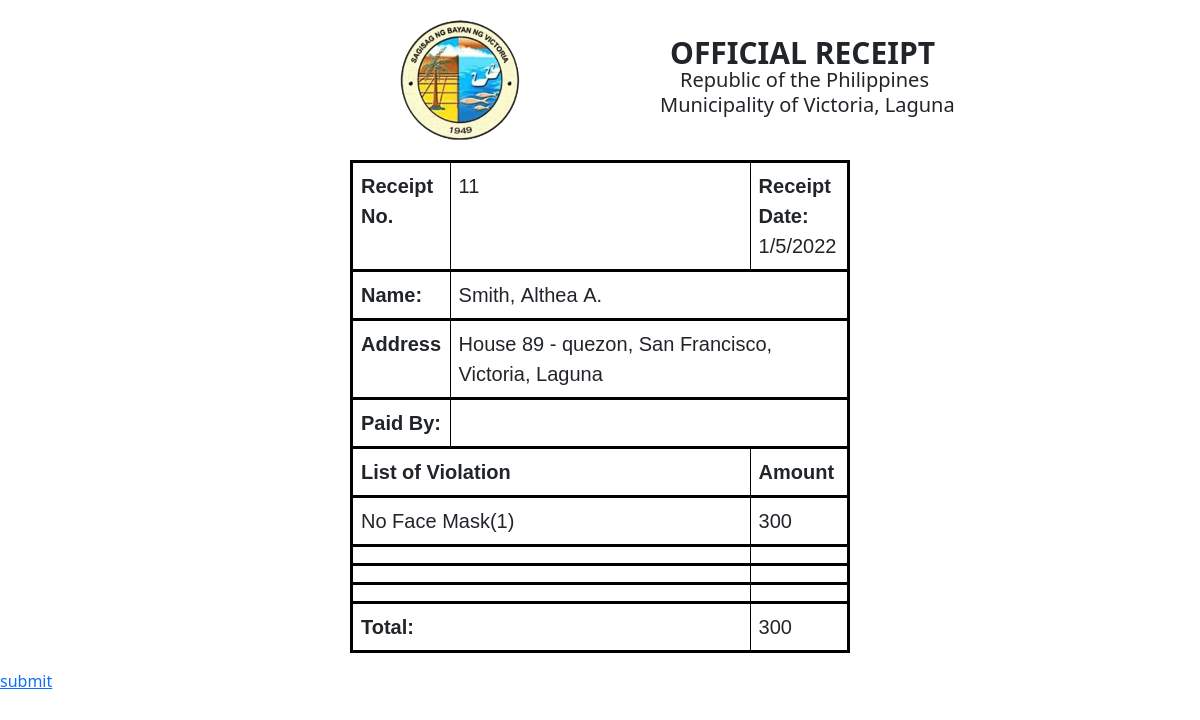
Screenshot of /11/receipt with the database file from the repository.
### app.py (models this page shows)
class violators(db.Model):
    id = db.Column(db.Integer, primary_key=True)
    last_name = db.Column(db.String(30))
    last_name = db.Column(db.String(30))
    first_name = db.Column(db.String(30))
    middle_name = db.Column(db.String(30))
    house_number = db.Column(db.String(30))
    street = db.Column(db.String(30))
    barangay = db.Column(db.String(30))
    contact = db.Column(db.Integer)
    violation = db.Column(db.String(30))
    penalty = db.Column(db.String(30))
    total_penalty = db.Column(db.Integer)
    date = db.Column(db.DateTime, nullable=False, default=datetime.utcnow)
    status = db.Column(db.String(30))

### app.py (the view)
@app.route('/<id>/receipt' ,methods=["POST","GET"])
def receipt(id):
    conn = get_db_connection()
    receipt = conn.execute('SELECT * FROM violators WHERE id = ?',(id,)).fetchone()
    return render_template('receipt.html',receipt=receipt)

### app.py (called while the page is built)
def get_db_connection():
    conn = sqlite3.connect('database.db')
    conn.row_factory = sqlite3.Row
    return conn
    conn.close()
    c = conn.cursor()

### templates/receipt.html (shortened to what this page needs)
<!DOCTYPE html>
<html>
<head>
 <link rel="stylesheet" type="text/css" href="{{ url_for('static', filename="css/style6.css") }}">
<link href="https://cdn.jsdelivr.net/npm/bootstrap@5.1.3/dist/css/bootstrap.min.css" rel="stylesheet">
</head>
<body>
	<div class="whole" id="example">
		<img src="{{ url_for('static', filename="img/navlogo.png")}}">
		<label class="or">OFFICIAL RECEIPT</label>
		<label class="rp">Republic of the Philippines</label>
		<label class="mvl">Municipality of Victoria, Laguna</label>
	<table class="table table-bordered" style="border: 3px solid black; margin-top: 20px; font-family: sans-serif;" id="">
    <tr style="border: 3px solid black;">
      <td><b>Receipt No.</b></b></td>
      <td width="300px">{{receipt['id']}}</td>
      <td width=""><b>Receipt Date: </b><label id="date"></label>
</td>
    </tr>
    <tr style="border: 3px solid black;">
      <td><b>Name:</b></td>
      <td colspan="2"><label name="last_name">{{receipt['last_name']}}</label>, <label name="last_name">{{receipt['first_name']}}</label> <label name="last_name">{{receipt['middle_name']}}</label></td>
    </tr>
    <tr>
      <td><b>Address</td>
      <td colspan="2">House <label name="house_number">{{receipt['house_number']}}</label> - <label name="street">{{receipt['street']}}</label>, <label name="barangay">{{receipt['barangay']}}</label>, <label >Victoria, Laguna</label></td>
    </tr>
    <tr style="border: 3px solid black;">
      <td><b>Paid By:</b></td>
      <td colspan="2"></td>
    </tr>
    <tr style="border: 3px solid black;">
      <td colspan="2"><b>List of Violation</b></td>
    <td><b>Amount</td>
    </tr>
      <td colspan="2"><label name="street">{{receipt['violation']}}</label><label name="street">({{receipt['total_penalty']}})</label></td>
      <td colspan="2"><label name="street">{{receipt['penalty']}}</label></td>
  <tr style="border: 3px solid black;">
       <td colspan="2"></td>
    <td></td>
  </tr>
  <tr style="border: 3px solid black;">
       <td colspan="2"></td>
    <td></td>
  </tr>
   <tr style="border: 3px solid black;">
       <td colspan="2"></td>
    <td></td>
  </tr>
   <tr style="border: 3px solid black;">
       <td colspan="2"><b>Total:</b></td>
      <td colspan="2"><label name="street">{{receipt['penalty']}}</label></td>
  </tr>
</table>
	</div>
  <a href="{{url_for('receipt1',id=receipt['id'] ,last_name=receipt['last_name'] ,first_name=receipt['first_name'] ,middle_name=receipt['middle_name'] ,barangay=receipt['barangay'] ,house_number=receipt['house_number'] ,street=receipt['street'] ,violation=receipt['violation'],total_penalty=receipt['total_penalty'] ,penalty=receipt['penalty'])}}">submit</a>
</body>
</html>

### static/css/style6.css (style rules this page uses)
.whole { margin-left: 350px; margin-right: 350px; margin-top: 20px; }
img { height: 120px; margin-left: 50px; }
.or { position: absolute; font-weight: bold; margin-top: 10px; margin-left: 150px; font-size: 30px; }
.rp { position: absolute; margin-top: 45px; margin-left: 160px; font-size: 20px; }
.mvl { position: absolute; margin-top: 70px; margin-left: 140px; font-size: 20px; }
.table-bordered { border: 3px solid black; font-size: 20px; }
.table-bordered tr, td { border: 3px solid black; }

### rows the page displays
violators: id "11", last_name "Smith", first_name "Althea", middle_name "A.", house_number "89", street "quezon", barangay "San Francisco", violation "No Face Mask", total_penalty "1", penalty "300"
